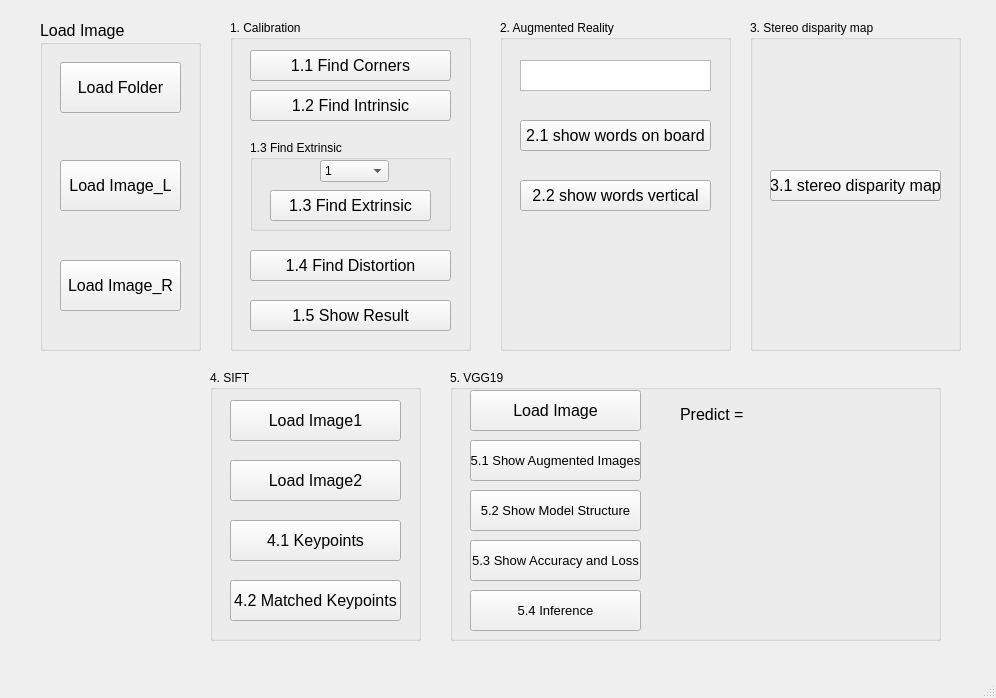
<?xml version="1.0" encoding="UTF-8"?>
<ui version="4.0">
 <class>MainWindow</class>
 <widget class="QMainWindow" name="MainWindow">
  <property name="geometry">
   <rect>
    <x>0</x>
    <y>0</y>
    <width>996</width>
    <height>698</height>
   </rect>
  </property>
  <property name="windowTitle">
   <string>MainWindow</string>
  </property>
  <widget class="QWidget" name="centralwidget">
   <widget class="QGroupBox" name="groupBox">
    <property name="geometry">
     <rect>
      <x>40</x>
      <y>20</y>
      <width>161</width>
      <height>331</height>
     </rect>
    </property>
    <property name="font">
     <font>
      <pointsize>12</pointsize>
     </font>
    </property>
    <property name="title">
     <string>Load Image</string>
    </property>
    <widget class="QPushButton" name="loadFolder">
     <property name="geometry">
      <rect>
       <x>20</x>
       <y>42</y>
       <width>121</width>
       <height>51</height>
      </rect>
     </property>
     <property name="font">
      <font>
       <pointsize>12</pointsize>
      </font>
     </property>
     <property name="text">
      <string>Load Folder</string>
     </property>
    </widget>
    <widget class="QPushButton" name="loadImageL">
     <property name="geometry">
      <rect>
       <x>20</x>
       <y>140</y>
       <width>121</width>
       <height>51</height>
      </rect>
     </property>
     <property name="font">
      <font>
       <pointsize>12</pointsize>
      </font>
     </property>
     <property name="text">
      <string>Load Image_L</string>
     </property>
    </widget>
    <widget class="QPushButton" name="loadImageR">
     <property name="geometry">
      <rect>
       <x>20</x>
       <y>240</y>
       <width>121</width>
       <height>51</height>
      </rect>
     </property>
     <property name="font">
      <font>
       <pointsize>12</pointsize>
      </font>
     </property>
     <property name="text">
      <string>Load Image_R</string>
     </property>
    </widget>
   </widget>
   <widget class="QGroupBox" name="groupBox_2">
    <property name="geometry">
     <rect>
      <x>230</x>
      <y>20</y>
      <width>241</width>
      <height>331</height>
     </rect>
    </property>
    <property name="title">
     <string>1. Calibration</string>
    </property>
    <widget class="QPushButton" name="findCorners">
     <property name="geometry">
      <rect>
       <x>20</x>
       <y>30</y>
       <width>201</width>
       <height>31</height>
      </rect>
     </property>
     <property name="font">
      <font>
       <pointsize>12</pointsize>
      </font>
     </property>
     <property name="text">
      <string>1.1 Find Corners</string>
     </property>
    </widget>
    <widget class="QPushButton" name="findIntrinsic">
     <property name="geometry">
      <rect>
       <x>20</x>
       <y>70</y>
       <width>201</width>
       <height>31</height>
      </rect>
     </property>
     <property name="font">
      <font>
       <pointsize>12</pointsize>
      </font>
     </property>
     <property name="text">
      <string>1.2 Find Intrinsic</string>
     </property>
    </widget>
    <widget class="QGroupBox" name="groupBox_4">
     <property name="geometry">
      <rect>
       <x>20</x>
       <y>120</y>
       <width>201</width>
       <height>91</height>
      </rect>
     </property>
     <property name="title">
      <string>1.3 Find Extrinsic</string>
     </property>
     <widget class="QComboBox" name="extrinsicNumber">
      <property name="geometry">
       <rect>
        <x>70</x>
        <y>20</y>
        <width>69</width>
        <height>22</height>
       </rect>
      </property>
      <item>
       <property name="text">
        <string>1</string>
       </property>
      </item>
      <item>
       <property name="text">
        <string>2</string>
       </property>
      </item>
      <item>
       <property name="text">
        <string>3</string>
       </property>
      </item>
      <item>
       <property name="text">
        <string>4</string>
       </property>
      </item>
      <item>
       <property name="text">
        <string>5</string>
       </property>
      </item>
      <item>
       <property name="text">
        <string>6</string>
       </property>
      </item>
      <item>
       <property name="text">
        <string>7</string>
       </property>
      </item>
      <item>
       <property name="text">
        <string>8</string>
       </property>
      </item>
      <item>
       <property name="text">
        <string>9</string>
       </property>
      </item>
      <item>
       <property name="text">
        <string>10</string>
       </property>
      </item>
      <item>
       <property name="text">
        <string>11</string>
       </property>
      </item>
      <item>
       <property name="text">
        <string>12</string>
       </property>
      </item>
      <item>
       <property name="text">
        <string>13</string>
       </property>
      </item>
      <item>
       <property name="text">
        <string>14</string>
       </property>
      </item>
      <item>
       <property name="text">
        <string>15</string>
       </property>
      </item>
     </widget>
     <widget class="QPushButton" name="findExtrinsic">
      <property name="geometry">
       <rect>
        <x>20</x>
        <y>50</y>
        <width>161</width>
        <height>31</height>
       </rect>
      </property>
      <property name="font">
       <font>
        <pointsize>12</pointsize>
       </font>
      </property>
      <property name="text">
       <string>1.3 Find Extrinsic</string>
      </property>
     </widget>
    </widget>
    <widget class="QPushButton" name="findDistortion">
     <property name="geometry">
      <rect>
       <x>20</x>
       <y>230</y>
       <width>201</width>
       <height>31</height>
      </rect>
     </property>
     <property name="font">
      <font>
       <pointsize>12</pointsize>
      </font>
     </property>
     <property name="text">
      <string>1.4 Find Distortion</string>
     </property>
    </widget>
    <widget class="QPushButton" name="showResult">
     <property name="geometry">
      <rect>
       <x>20</x>
       <y>280</y>
       <width>201</width>
       <height>31</height>
      </rect>
     </property>
     <property name="font">
      <font>
       <pointsize>12</pointsize>
      </font>
     </property>
     <property name="text">
      <string>1.5 Show Result</string>
     </property>
    </widget>
   </widget>
   <widget class="QGroupBox" name="groupBox_3">
    <property name="geometry">
     <rect>
      <x>500</x>
      <y>20</y>
      <width>231</width>
      <height>331</height>
     </rect>
    </property>
    <property name="title">
     <string>2. Augmented Reality</string>
    </property>
    <widget class="QPushButton" name="showWordsHorizontal">
     <property name="geometry">
      <rect>
       <x>20</x>
       <y>100</y>
       <width>191</width>
       <height>31</height>
      </rect>
     </property>
     <property name="font">
      <font>
       <pointsize>12</pointsize>
      </font>
     </property>
     <property name="text">
      <string>2.1 show words on board</string>
     </property>
    </widget>
    <widget class="QPushButton" name="showWordsVertical">
     <property name="geometry">
      <rect>
       <x>20</x>
       <y>160</y>
       <width>191</width>
       <height>31</height>
      </rect>
     </property>
     <property name="font">
      <font>
       <pointsize>12</pointsize>
      </font>
     </property>
     <property name="text">
      <string>2.2 show words vertical</string>
     </property>
    </widget>
    <widget class="QTextEdit" name="wordsText">
     <property name="geometry">
      <rect>
       <x>20</x>
       <y>40</y>
       <width>191</width>
       <height>31</height>
      </rect>
     </property>
    </widget>
   </widget>
   <widget class="QGroupBox" name="groupBox_5">
    <property name="geometry">
     <rect>
      <x>750</x>
      <y>20</y>
      <width>211</width>
      <height>331</height>
     </rect>
    </property>
    <property name="title">
     <string>3. Stereo disparity map</string>
    </property>
    <widget class="QPushButton" name="stereoDisparityMap">
     <property name="geometry">
      <rect>
       <x>20</x>
       <y>150</y>
       <width>171</width>
       <height>31</height>
      </rect>
     </property>
     <property name="font">
      <font>
       <pointsize>12</pointsize>
      </font>
     </property>
     <property name="text">
      <string>3.1 stereo disparity map</string>
     </property>
    </widget>
   </widget>
   <widget class="QGroupBox" name="groupBox_6">
    <property name="geometry">
     <rect>
      <x>210</x>
      <y>370</y>
      <width>211</width>
      <height>271</height>
     </rect>
    </property>
    <property name="title">
     <string>4. SIFT</string>
    </property>
    <widget class="QPushButton" name="loadImage1">
     <property name="geometry">
      <rect>
       <x>20</x>
       <y>30</y>
       <width>171</width>
       <height>41</height>
      </rect>
     </property>
     <property name="font">
      <font>
       <pointsize>12</pointsize>
      </font>
     </property>
     <property name="text">
      <string>Load Image1</string>
     </property>
    </widget>
    <widget class="QPushButton" name="loadImage2">
     <property name="geometry">
      <rect>
       <x>20</x>
       <y>90</y>
       <width>171</width>
       <height>41</height>
      </rect>
     </property>
     <property name="font">
      <font>
       <pointsize>12</pointsize>
      </font>
     </property>
     <property name="text">
      <string>Load Image2</string>
     </property>
    </widget>
    <widget class="QPushButton" name="keypoints">
     <property name="geometry">
      <rect>
       <x>20</x>
       <y>150</y>
       <width>171</width>
       <height>41</height>
      </rect>
     </property>
     <property name="font">
      <font>
       <pointsize>12</pointsize>
      </font>
     </property>
     <property name="text">
      <string>4.1 Keypoints</string>
     </property>
    </widget>
    <widget class="QPushButton" name="matchedKeypoints">
     <property name="geometry">
      <rect>
       <x>20</x>
       <y>210</y>
       <width>171</width>
       <height>41</height>
      </rect>
     </property>
     <property name="font">
      <font>
       <pointsize>12</pointsize>
      </font>
     </property>
     <property name="text">
      <string>4.2 Matched Keypoints</string>
     </property>
    </widget>
   </widget>
   <widget class="QGroupBox" name="groupBox_7">
    <property name="geometry">
     <rect>
      <x>450</x>
      <y>370</y>
      <width>491</width>
      <height>271</height>
     </rect>
    </property>
    <property name="title">
     <string>5. VGG19</string>
    </property>
    <widget class="QPushButton" name="loadImage">
     <property name="geometry">
      <rect>
       <x>20</x>
       <y>20</y>
       <width>171</width>
       <height>41</height>
      </rect>
     </property>
     <property name="font">
      <font>
       <pointsize>12</pointsize>
      </font>
     </property>
     <property name="text">
      <string>Load Image</string>
     </property>
    </widget>
    <widget class="QPushButton" name="showAugmentedImages">
     <property name="geometry">
      <rect>
       <x>20</x>
       <y>70</y>
       <width>171</width>
       <height>41</height>
      </rect>
     </property>
     <property name="font">
      <font>
       <pointsize>10</pointsize>
      </font>
     </property>
     <property name="text">
      <string>5.1 Show Augmented Images</string>
     </property>
    </widget>
    <widget class="QPushButton" name="showModelStructure">
     <property name="geometry">
      <rect>
       <x>20</x>
       <y>120</y>
       <width>171</width>
       <height>41</height>
      </rect>
     </property>
     <property name="font">
      <font>
       <pointsize>10</pointsize>
      </font>
     </property>
     <property name="text">
      <string>5.2 Show Model Structure</string>
     </property>
    </widget>
    <widget class="QPushButton" name="showAccuracyAndLoss">
     <property name="geometry">
      <rect>
       <x>20</x>
       <y>170</y>
       <width>171</width>
       <height>41</height>
      </rect>
     </property>
     <property name="font">
      <font>
       <pointsize>10</pointsize>
      </font>
     </property>
     <property name="text">
      <string>5.3 Show Accuracy and Loss</string>
     </property>
    </widget>
    <widget class="QPushButton" name="inference">
     <property name="geometry">
      <rect>
       <x>20</x>
       <y>220</y>
       <width>171</width>
       <height>41</height>
      </rect>
     </property>
     <property name="font">
      <font>
       <pointsize>10</pointsize>
      </font>
     </property>
     <property name="text">
      <string>5.4 Inference</string>
     </property>
    </widget>
    <widget class="QLabel" name="label">
     <property name="geometry">
      <rect>
       <x>230</x>
       <y>29</y>
       <width>91</width>
       <height>31</height>
      </rect>
     </property>
     <property name="font">
      <font>
       <pointsize>12</pointsize>
      </font>
     </property>
     <property name="text">
      <string>Predict =</string>
     </property>
    </widget>
    <widget class="QLabel" name="predictText">
     <property name="geometry">
      <rect>
       <x>290</x>
       <y>29</y>
       <width>71</width>
       <height>31</height>
      </rect>
     </property>
     <property name="font">
      <font>
       <pointsize>12</pointsize>
      </font>
     </property>
     <property name="text">
      <string/>
     </property>
    </widget>
    <widget class="QLabel" name="inferenceImage">
     <property name="geometry">
      <rect>
       <x>230</x>
       <y>80</y>
       <width>128</width>
       <height>128</height>
      </rect>
     </property>
     <property name="text">
      <string/>
     </property>
    </widget>
   </widget>
  </widget>
  <widget class="QMenuBar" name="menubar">
   <property name="geometry">
    <rect>
     <x>0</x>
     <y>0</y>
     <width>996</width>
     <height>21</height>
    </rect>
   </property>
  </widget>
  <widget class="QStatusBar" name="statusbar"/>
 </widget>
 <resources/>
 <connections/>
</ui>
